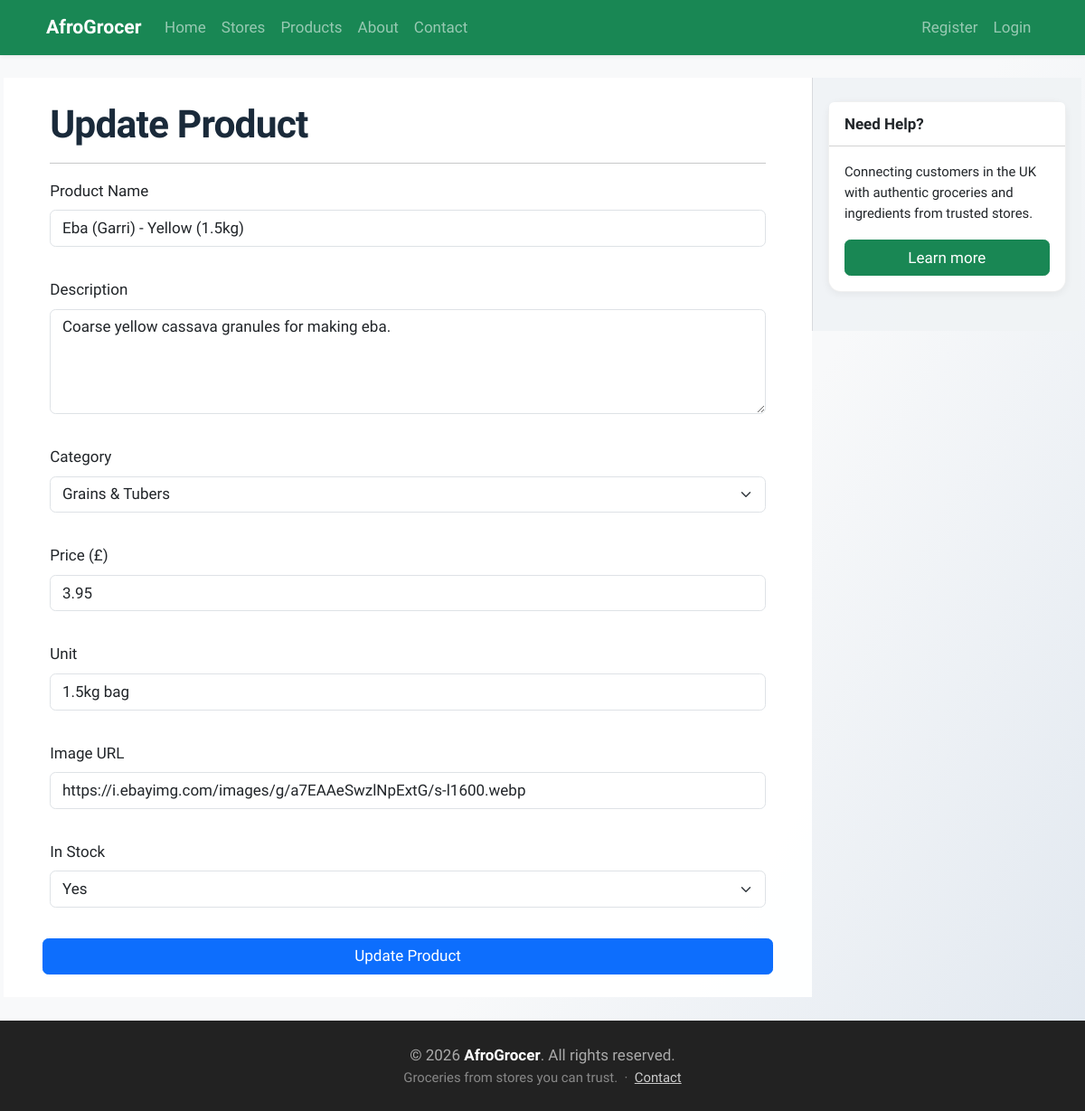
The page /update/3/ on the database its author committed.
### tables this page shows
CREATE TABLE products (
    id          INTEGER PRIMARY KEY AUTOINCREMENT,
    store_id    INTEGER NOT NULL REFERENCES stores(id),
    category_id INTEGER NOT NULL REFERENCES categories(id),
    origin_id   INTEGER REFERENCES origins(id),
    name        TEXT NOT NULL,
    description TEXT,
    price_gbp   REAL NOT NULL,
    unit        TEXT,           -- e.g. '1kg', '500ml', 'per piece'
    image       TEXT,           -- URL or filename of product image
    in_stock    BOOLEAN DEFAULT 1,
    created     TIMESTAMP DEFAULT CURRENT_TIMESTAMP
);

CREATE TABLE categories (
    id      INTEGER PRIMARY KEY AUTOINCREMENT,
    name    TEXT UNIQUE NOT NULL,
    slug    TEXT UNIQUE NOT NULL,
    icon    TEXT
);

### app.py (the view, shortened to what this page needs)
@app.route('/update/<int:id>/', methods=('GET', 'POST'))
def update_product(id):
   product = get_product_by_id(id)
   categories = get_all_categories()
   return render_template('update_product.html', title="Update Product", product=product, categories=categories)

### app.py (called while the page is built)
@app.context_processor
def inject_csrf_token():
    return dict(csrf_token=generate_csrf())

@app.context_processor
def inject_site_name():
    return dict(siteName=siteName)

@app.context_processor
def inject_current_year():
    return dict(current_year=datetime.now().year)

@app.context_processor
def inject_user_role():
    is_admin = False
    if session.get('user_id'):
        user = get_user_by_id(session['user_id'])
        if user and user['role'] == 'admin':
            is_admin = True
    return dict(is_admin=is_admin)

### db/db.py (called while the page is built)
def get_db_connection():
    BASE_DIR = os.path.dirname(os.path.dirname(os.path.abspath(__file__)))
    db_path = os.path.join(BASE_DIR, 'db', 'database.db')
    conn = sqlite3.connect(db_path)
    conn.row_factory = sqlite3.Row
    return conn

def get_product_by_id(product_id):
    connection = get_db_connection()
    product = connection.execute(
        """
        SELECT products.*,
               categories.name  AS category_name,
               categories.icon  AS category_icon,
               origins.country  AS origin_country,
               origins.region   AS origin_region,
               origins.flag_emoji,
               stores.name      AS store_name
        FROM products
        JOIN categories ON products.category_id = categories.id
        JOIN stores     ON products.store_id = stores.id
        LEFT JOIN origins ON products.origin_id = origins.id
        WHERE products.id = ?
        """,
        (product_id,)
    ).fetchone()
    connection.close()
    return product

def get_all_categories():
    connection = get_db_connection()
    categories = connection.execute(
        "SELECT * FROM categories ORDER BY name ASC"
    ).fetchall()
    connection.close()
    return categories

### Templates/update_product.html (shortened to what this page needs)
{% extends "base.html" %}
{% block content %}
<h1>Update Product</h1>
<hr>
<form method="post" enctype="multipart/form-data" class="row g-3">
    <div class="mb-3">
        <label class="form-label">Product Name</label>
        <input
            type="text"
            name="name"
            class="form-control"
            value="{{ product['name'] }}"
            required
        >
    </div>
    <div class="mb-3">
        <label class="form-label">Description</label>
        <textarea
            name="description"
            class="form-control"
            rows="4"
            required
        >{{ product['description'] }}</textarea>
    </div>
    <div class="mb-3">
        <label class="form-label">Category</label>
        <select name="category_id" class="form-select" required>
            {% for category in categories %}
                <option
                    value="{{ category['id'] }}"
                    {% if category['id'] == product['category_id'] %}
                        selected
                    {% endif %}
                >
                    {{ category['name'] }}
                </option>
            {% endfor %}
        </select>
    </div>
    <div class="mb-3">
        <label class="form-label">Price (£)</label>
        <input
            type="number"
            step="0.01"
            name="price_gbp"
            class="form-control"
            value="{{ product['price_gbp'] }}"
            required
        >
    </div>
    <div class="mb-3">
        <label class="form-label">Unit</label>
        <input
            type="text"
            name="unit"
            class="form-control"
            value="{{ product['unit'] }}"
            required
        >
    </div>
    <div class="mb-3">
        <label class="form-label">Image URL</label>
        <input
            type="text"
            name="image"
            class="form-control"
            value="{{ product['image'] }}"
        >
    </div>
    <div class="mb-3">
        <label class="form-label">In Stock</label>
        <select name="in_stock" class="form-select">
            <option value="1"
                {% if product['in_stock'] == 1 %}
                    selected
                {% endif %}
            >
                Yes
            </option>
        </select>
    </div>
    <button type="submit" class="btn btn-primary">
        Update Product
    </button>
</form>
{% endblock %}

### Static/style.css (style rules this page uses)
:root { --ink: #212529; --muted: #5c534a; --brand: #198754; --brand-dark: #157347; --accent: #c45c26; --accent-hover: #a34d1f; --font: "Source Sans 3", "Segoe UI", system-ui, sans-serif; }
html { font-size: 15px; }
@media (min-width: 768px) { html { font-size: 16px; } }
@media (min-width: 1200px) { html { font-size: 17px; } }
.site-body { font-family: var(--font); color: var(--ink); line-height: 1.55; background: linear-gradient(120deg, #f8f9fa 60%, #e0e7ef 100%); min-height: 100vh; }
h1, h2, h3, h4, h5, .h1, .h2, .h3, .h4, .h5 { font-weight: 700; color: #1a2a3a; letter-spacing: -0.02em; }

### rows shown on the page
products: name "Eba (Garri) - Yellow (1.5kg)", description "Coarse yellow cassava granules for making eba.", category_id "Grains & Tubers", price_gbp "3.95", unit "1.5kg bag", image "https://i.ebayimg.com/images/g/a7EAAeSwzlNpExtG/s-l1600.webp", in_stock "Yes"

### other values the page prints
{{ siteName }} "AfroGrocer"
